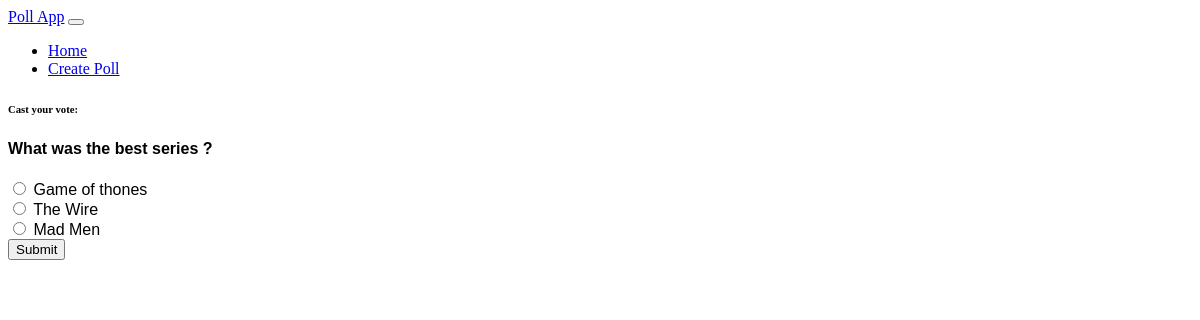
Page /vote/1 on the committed database.
### App/models.py (models this page shows)
class Poll(models.Model):
    question = models.CharField(max_length=200)
    option_A = models.CharField(max_length=100)
    option_B = models.CharField(max_length=100)
    option_C = models.CharField(max_length=100)
    option_A_count = models.IntegerField(default=0)
    option_B_count = models.IntegerField(default=0)
    option_C_count = models.IntegerField(default=0)

### App/views.py (the view, shortened to what this page needs)
# urls.py: path('vote/<poll_id>',views.vote,name='vote'),
def vote(request,poll_id):
    poll = Poll.objects.get(id=poll_id)
    context = {
        'poll':poll
    }
    return render(request,'vote.html',context)

### App/templates/vote.html (shortened to what this page needs)
{% extends 'base.html' %}
{% load static %}
{% block body %}
<div class="card mt-5">
    <div class="card-header">
        <h6 class="text-dark">Cast your vote:</h6>
    </div>
    <div class="card-body">
        <div class="container-xxl py-5">
            <div class="container">
                <div class="row g-4">
                    <div class="col-md-6">
                        <form action="{% url 'vote' poll.id %}" method="POST">
                            <div class="row g-3">
                                <div class="col-12">
                                    <div class="form-floating">
                                        <h4 class="text-dark">{{ poll.question }}</h4>
                                    </div>
                                </div>
                                <div class="col-12">
                                    <div class="form-floating">
                                        <input class="form-check-input" type="radio" name="poll" value="option1" id="opt1">
                                        <label class="form-check-label" for="opt1">{{ poll.option_A }}</label>
                                    </div>
                                </div>
                                <div class="col-12">
                                    <div class="form-floating">
                                        <input class="form-check-input" type="radio" name="poll" value="option2" id="opt2">
                                        <label class="form-check-label" for="opt2">{{ poll.option_B }}</label>
                                    </div>
                                </div>
                                <div class="col-12">
                                    <div class="form-floating">
                                        <input class="form-check-input" type="radio" name="poll" value="option3" id="opt3">
                                        <label class="form-check-label" for="opt3">{{ poll.option_C }}</label>
                                    </div>
                                </div>
                                <div class="col-12">
                                    <button class="btn btn-primary w-100 py-3" type="submit">Submit</button>
                                </div>
                            </div>
                        </form>
                    </div>
                </div>
            </div>
        </div>
    </div>
</div>
{% endblock body %}

### App/static/css/style.css (style rules this page uses)
.form-check-input { cursor: pointer; background-color:antiquewhite; }
.form-floating { font-family:'Lucida Sans', 'Lucida Sans Regular', 'Lucida Grande', 'Lucida Sans Unicode', Geneva, Verdana, sans-serif; }
h4 { font-family:'Franklin Gothic Medium', 'Arial Narrow', Arial, sans-serif; }

### rows in the picture
Poll: question "What was the best series ?", option_A "Game of thones", option_B "The Wire", option_C "Mad Men"
